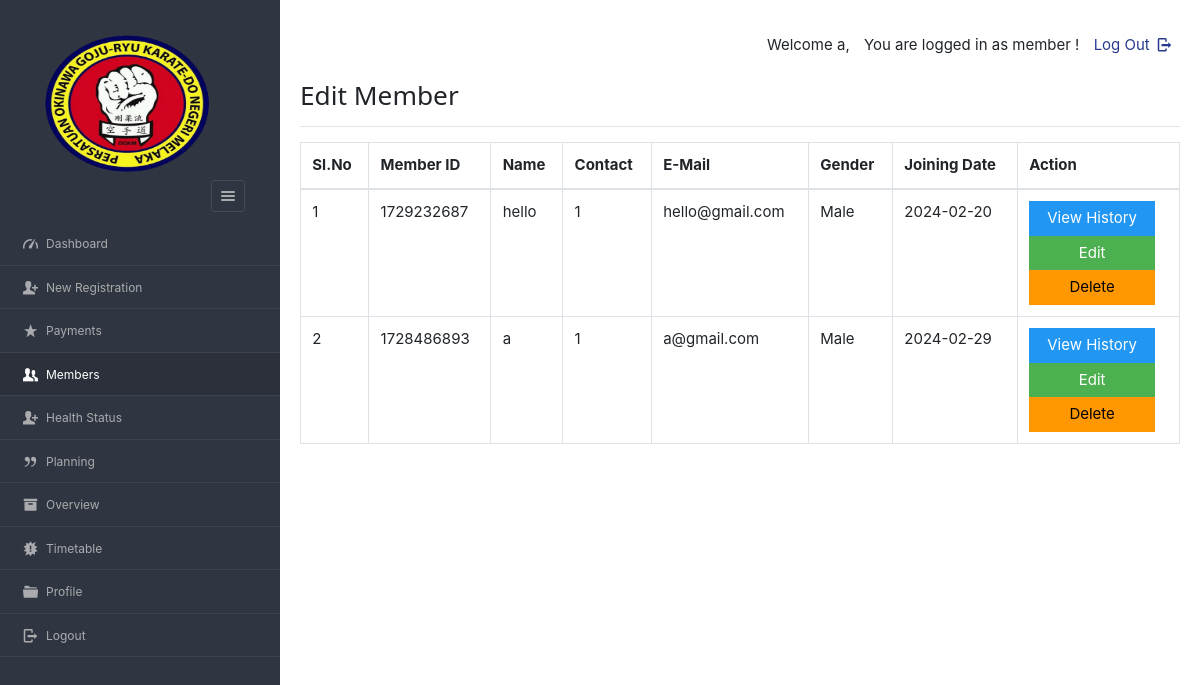
The app's page /dashboard/admin/view_mem.php (signed in) with its own data.
### tables this page shows
CREATE TABLE `enrolls_to` (
  `et_id` int(100) NOT NULL,
  `planid` varchar(8) NOT NULL,
  `userid` varchar(20) NOT NULL,
  `paid_date` varchar(40) NOT NULL,
  `expire` varchar(40) NOT NULL,
  `hasPaid` varchar(5) NOT NULL DEFAULT 'no'
);

CREATE TABLE `users` (
  `userid` varchar(20) NOT NULL,
  `pass_key` varchar(100) NOT NULL,
  `imageid` varchar(200) NOT NULL,
  `username` varchar(40) NOT NULL,
  `fullName` varchar(100) NOT NULL,
  `gender` varchar(8) NOT NULL,
  `mobile` varchar(20) NOT NULL,
  `email` varchar(200) NOT NULL,
  `dob` varchar(10) NOT NULL,
  `joining_date` varchar(10) NOT NULL
);

### dashboard/admin/view_mem.php (the view, shortened to what this page needs)
<?php
require '../../include/db_conn.php';
?>
<!DOCTYPE html>
<html lang="en">
<head>
    <link rel="stylesheet" href="../../css/style.css"  id="style-resource-5">
    <link rel="stylesheet" href="../../css/dashMain.css">
    <link rel="stylesheet" type="text/css" href="../../css/entypo.css">
	<link href="a1style.css" rel="stylesheet" type="text/css">
	<link rel="stylesheet" href="../../css/bootstrap.min.css">
	<link rel="stylesheet" href="../../css/dashboard/sidebar.css">
</head>
    <body class="page-body  page-fade" onload="collapseSidebar()">
    	<div class="page-container sidebar-collapsed" id="navbarcollapse">
		<div class="sidebar-menu">
			<header class="logo-env">
					<div class="sidebar-collapse" onclick="collapseSidebar()">
				<a href="#" class="sidebar-collapse-icon with-animation">
					<i class="entypo-menu"></i>
				</a>
			</div>
			</header>
    		<?php include('nav.php'); ?>
    	</div>
    		<div class="main-content">
				<div class="row">
					<div class="col-md-6 col-sm-8 clearfix">
					</div>
					<div class="col-md-6 col-sm-4 clearfix hidden-xs">
						<ul class="list-inline links-list pull-right">
							<li>
								<a href="logout.php">
									Log Out <i class="entypo-logout right"></i>
								</a>
							</li>
						</ul>
					</div>
				</div>
		<h3>Edit Member</h3>
		<hr />
		<table class="table table-bordered datatable" id="table-1" border=1>
			<thead>
				<tr><h2>
					<th>Sl.No</th>
					<th>Member ID</th>
					<th>Name</th>
					<th>Contact</th>
					<th>E-Mail</th>
					<th>Gender</th>
					<th>Joining Date</th>
					<th>Action</th></h2>
				</tr>
			</thead>
				<tbody>
				<?php
$query  = "SELECT u.userid, u.username, u.mobile, u.email, u.gender, u.joining_date, e.expire
           FROM users u
           LEFT JOIN enrolls_to e ON u.userid = e.userid
           ORDER BY u.joining_date";
$result = mysqli_query($con, $query);
$sno    = 1;
if (mysqli_num_rows($result) != 0) {
    while ($row = mysqli_fetch_array($result, MYSQLI_ASSOC)) {
        $uid   = $row['userid'];
        echo "<tr><td>".$sno."</td>";
        echo "<td>" . $row['userid'] . "</td>";
        echo "<td>" . $row['username'] . "</td>";
        echo "<td>" . $row['mobile'] . "</td>";
        echo "<td>" . $row['email'] . "</td>";
        echo "<td>" . $row['gender'] . "</td>";
        echo "<td>" . $row['joining_date'] ."</td>";
        $sno++;
		echo "<td>
		<form action='read_member.php' method='post'>
			<input type='hidden' name='name' value='" . $uid . "'/>
			<input type='submit' class='a1-btn a1-blue' id='button1' value='View History' class='btn btn-info'/>
		</form>
		<form action='edit_member.php' method='post'>
			<input type='hidden' name='name' value='" . $uid . "'/>
			<input type='submit' class='a1-btn a1-green' id='button1' value='Edit' class='btn btn-warning'/>
		</form>
		<form action='del_member.php' method='post' onsubmit='return ConfirmDelete()'>
			<input type='hidden' name='name' value='" . $uid . "'/>
			<input type='submit' class='a1-btn a1-orange' id='button1' value='Delete' class='btn btn-danger'/>
		</form>
	  </td>
	  </tr>";
    }
} else {
    echo "<tr><td colspan='9'>No records found</td></tr>";
}
?>
					</tbody>
				</table>
    	</div>
    </body>
</html>

### css/style.css (style rules this page uses)
html { font-size: 62.5%; font-family: sans-serif; }
div { display: block; }
body { font-family: "Noto Sans", sans-serif, "Helvetica Neue", Helvetica, Arial, sans-serif; font-size: 12px; line-height: 1.428571429; display: block; margin: 0; }
*, *:before, *:after { box-sizing: border-box; }
a { text-decoration: none; background: transparent; }
img { vertical-align: middle; }
img { border: 0; }
.logo img { width: 220px; height: 200px; }
input, button, select, textarea { font-family: inherit; font-size: inherit; line-height: inherit; }
button, input { line-height: normal; }
button, input, select, textarea { font-family: inherit; font-size: 100%; margin: 0; }
input { background-color: white; cursor: text; padding: 1px; border-width: 2px; border-style: inset; border-color: initial; border-image: initial; }
input, textarea, select, button { text-rendering: auto; color: initial; letter-spacing: normal; word-spacing: normal; text-transform: none; text-indent: 0px; text-shadow: none; display: inline-block; text-align: start; margin: 0em; font: 400 13.3333px Arial; }
button, html input[type="button"], input[type="reset"], input[type="submit"] { cursor: pointer; }
a { color: #373e4a; text-decoration: none; }
a { background: transparent; }
a { color: #373e4a; }
.page-container { position: relative; padding-left: 280px; }
.page-container .sidebar-menu { position: absolute; width: 280px; top: 0; left: 0; bottom: 0; background: #303641; color: #aaabae; z-index: 1; min-height: 796px; box-sizing: border-box; }
.page-container .sidebar-menu .logo-env { width: 100%; padding: 35px; padding-bottom: 10px; box-sizing: border-box; }
.page-container .sidebar-menu .logo-env:before, .page-container .sidebar-menu .logo-env:after { content: " "; display: table; }
.page-container .sidebar-menu .logo-env > div { display: block; vertical-align: middle; white-space: nowrap; float: left; }
.page-container .sidebar-menu .logo-env > div > a { display: inline-block; color: #aaabae; }
.page-container .sidebar-menu .logo-env > div.sidebar-collapse, .page-container .sidebar-menu .logo-env > div.sidebar-mobile-menu { position: relative; float: right; }
.page-container .sidebar-menu .logo-env > div.sidebar-collapse a, .page-container .sidebar-menu .logo-env > div.sidebar-mobile-menu a { display: inline-block; border: 1px solid #454a54; text-align: center; padding: 0; line-height: 1; font-size: 20px; font-weight: 300; padding: 5px 2px; background-clip: padding-box; border-radius: 3px; transition: all 200ms ease-in-out; }
.page-container .sidebar-menu .logo-env .logo img { width: 180px; height: 150px; }
.page-container .sidebar-menu .logo-env:after { clear: both; }
ul, ol { margin-top: 0; margin-bottom: 8.5px; }
ul, menu, dir { display: block; list-style-type: disc; }
li { display: list-item; }
i, cite, em, var, address, dfn { font-style: italic; }

### css/entypo.css (style rules this page uses)
[class^="entypo-"]:before, [class*=" entypo-"]:before { font-family: "entypo"; font-style: normal; font-weight: normal; speak: none; display: inline-block; text-decoration: inherit; width: 1em; margin-right: .2em; text-align: center; font-variant: normal; text-transform: none; line-height: 1em; margin-left: .2em; }
.entypo-menu:before { content: '\e811'; }
.entypo-logout:before { content: '\e85d'; }

### css/dashboard/sidebar.css (style rules this page uses)
.page-container { display: flex; min-height: 100vh; }
.sidebar-menu { width: 250px; background-color: #2b303a; color: #ffffff; }
.main-content { flex-grow: 1; padding: 20px; }

### dashboard/admin/view_mem.php (style rules this page uses)
#button1 { width:126px; }

### records on screen
enrolls_to: userid.userid "1729232687", userid.username "hello", userid.mobile "1", userid.email "hello@gmail.com", userid.gender "Male", userid.joining_date "2024-02-20"
enrolls_to: userid.userid "1728486893", userid.username "a", userid.mobile "1", userid.email "a@gmail.com", userid.gender "Male", userid.joining_date "2024-02-29"
